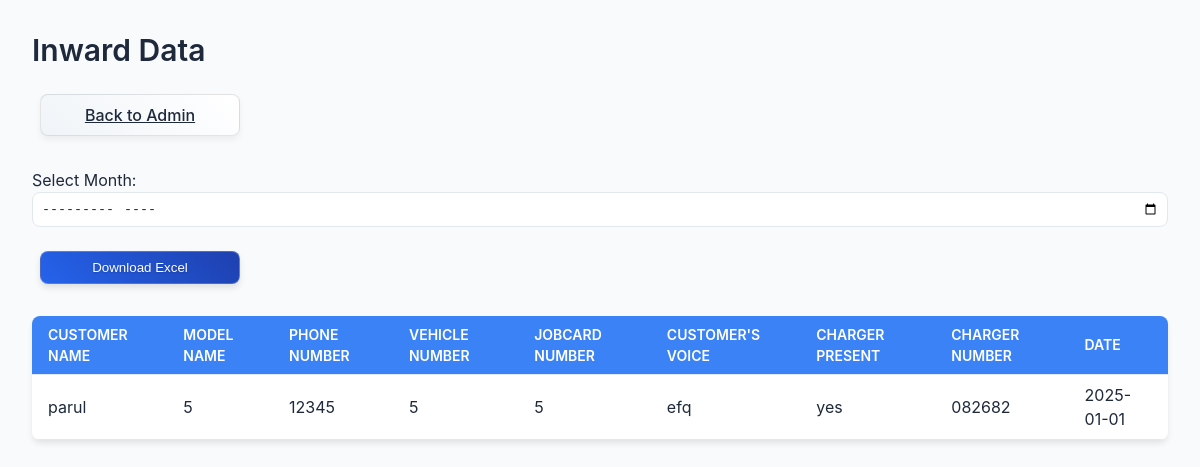
The page /inward_admin on the database as committed earlier.
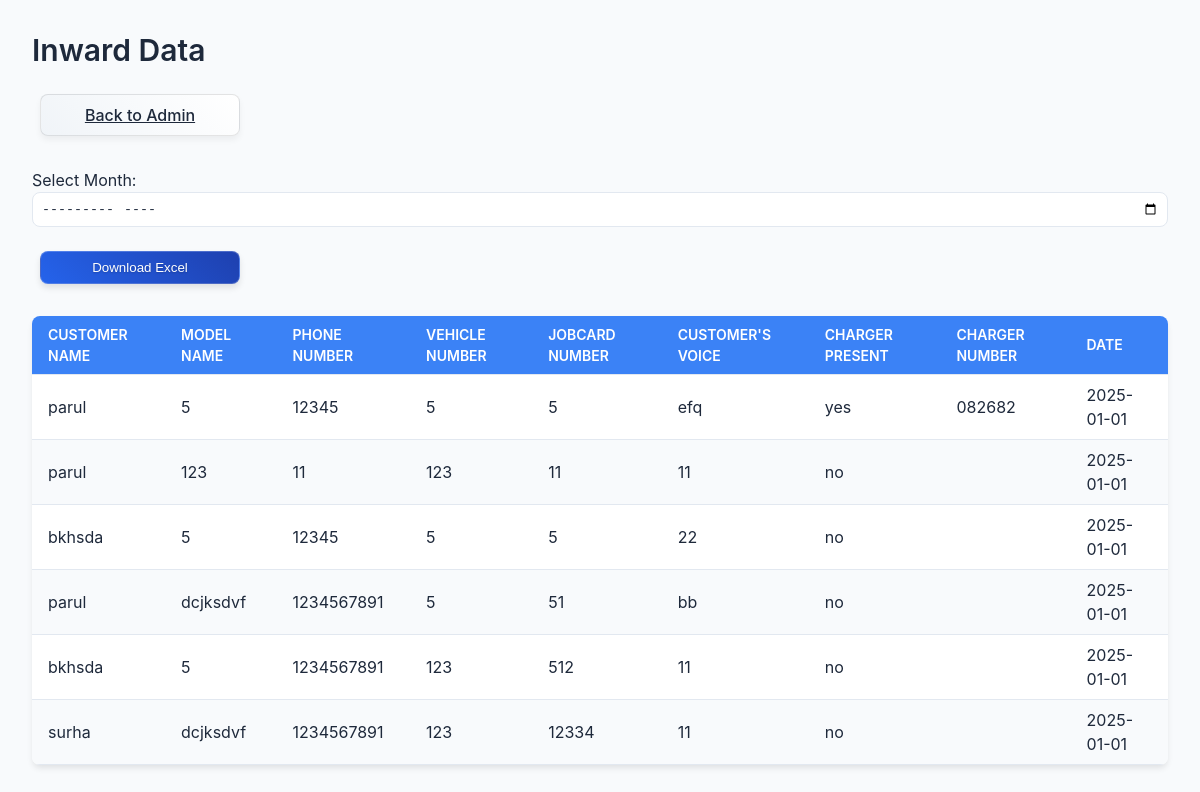
The same page on the database as committed later.
### app.py (models this page shows, shortened)
class Inward(db.Model):
    id = db.Column(db.Integer, primary_key=True)
    customer_name = db.Column(db.String(100), nullable=False)
    model_name = db.Column(db.String(100), nullable=False)
    phone_number = db.Column(db.String(15), nullable=False)
    vehicle_number = db.Column(db.String(20), nullable=False)
    jobcard_number = db.Column(db.String(50), nullable=False)
    customers_voice = db.Column(db.String(500), nullable=False)
    charger_present = db.Column(db.String(5), nullable=False)
    charger_number = db.Column(db.String(50))
    date = db.Column(db.String(20), nullable=False)

### app.py (the view)
@app.route('/inward_admin')
def inward_admin():
    inwards = Inward.query.all()  # Fetch all inward records from the database
    return render_template('inward_admin.html', inwards=inwards, datetime=datetime)

### templates/inward_admin.html (shortened to what this page needs)
<!DOCTYPE html>
<html>
<head>
    <link rel="stylesheet" href="{{ url_for('static', filename='style.css') }}">
</head>
<body>
    <h2>Inward Data</h2>
    <div class="admin-nav mb-4">
        <a href="{{ url_for('admin') }}" class="btn btn-secondary slide-in">Back to Admin</a>
    </div>
    <div class="download-form mb-4">
        <form method="get" action="{{ url_for('download_inward_data') }}" class="form-inline">
            <div class="form-group mr-2">
                <label for="month" class="mr-2">Select Month:</label>
                <input type="month" id="month" name="month" class="form-control">
            </div>
            <button type="submit" class="btn btn-primary">Download Excel</button>
        </form>
    </div>
    <table class="w-full border-collapse">
        <thead>
            <tr class="bg-gray-200">
                <th>Customer Name</th>
                <th>Model Name</th>
                <th>Phone Number</th>
                <th>Vehicle Number</th>
                <th>Jobcard Number</th>
                <th>Customer's Voice</th>
                <th>Charger Present</th>
                <th>Charger Number</th>
                <th>Date</th>
            </tr>
        </thead>
        <tbody>
            {% for inward in inwards %}
            <tr class="hover:bg-gray-50 {% if loop.index % 2 == 0 %}bg-gray-100{% endif %}">
                <td>{{ inward.customer_name }}</td>
                <td>{{ inward.model_name }}</td>
                <td>{{ inward.phone_number }}</td>
                <td>{{ inward.vehicle_number }}</td>
                <td>{{ inward.jobcard_number }}</td>
                <td>{{ inward.customers_voice }}</td>
                <td>{{ inward.charger_present }}</td>
                <td>{{ inward.charger_number }}</td>
                <td>{{ inward.date }}</td>
            </tr>
            {% endfor %}
        </tbody>
    </table>
</body>
</html>

Rows that differ between the two databases and show on the page:
added Inward: customer_name "parul", model_name "123", phone_number "11", vehicle_number "123", jobcard_number "11", customers_voice "11", charger_present "no", date "2025-01-01"
added Inward: customer_name "bkhsda", model_name "5", phone_number "12345", vehicle_number "5", jobcard_number "5", customers_voice "22", charger_present "no", date "2025-01-01"
added Inward: customer_name "parul", model_name "dcjksdvf", phone_number "1234567891", vehicle_number "5", jobcard_number "51", customers_voice "bb", charger_present "no", date "2025-01-01"
added Inward: customer_name "bkhsda", model_name "5", phone_number "1234567891", vehicle_number "123", jobcard_number "512", customers_voice "11", charger_present "no", date "2025-01-01"
added Inward: customer_name "surha", model_name "dcjksdvf", phone_number "1234567891", vehicle_number "123", jobcard_number "12334", customers_voice "11", charger_present "no", date "2025-01-01"
